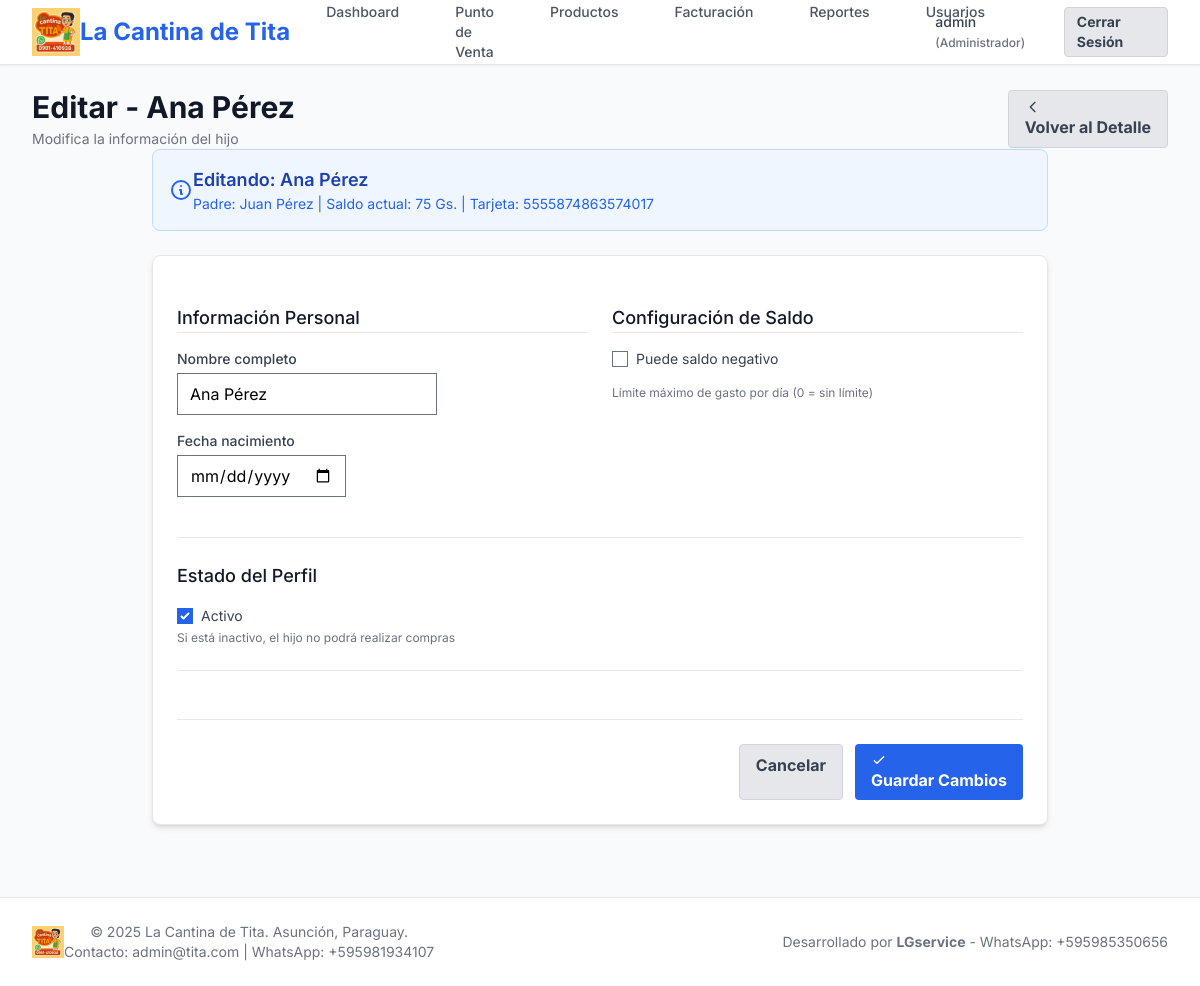
The app's page /hijos/4/editar/ (signed in) with its own data.
### usuarios/models.py (models this page shows, shortened)
class Usuario(AbstractUser):
    TIPO_USUARIO_CHOICES = [
        ('padre', 'Padre/Tutor'),
        ('cajero', 'Cajero'),
        ('administrador', 'Administrador'),
    ]
    tipo_usuario = models.CharField(
        max_length=15,
        choices=TIPO_USUARIO_CHOICES,
        default='padre'
    )
    telefono_regex = RegexValidator(
        regex=r'^\+?1?\d{9,15}$',
        message="El número de teléfono debe estar en formato: '+999999999'. Hasta 15 dígitos."
    )
    telefono = models.CharField(validators=[telefono_regex], max_length=17, blank=True)
    cedula = models.CharField(max_length=20, unique=True, null=True, blank=True)
    direccion = models.TextField(blank=True)
    activo = models.BooleanField(default=True)
    fecha_creacion = models.DateTimeField(auto_now_add=True)
    fecha_actualizacion = models.DateTimeField(auto_now=True)
    class Meta:
        verbose_name = "Usuario"
        verbose_name_plural = "Usuarios"

class PerfilHijo(models.Model):
    padre = models.ForeignKey(
        Usuario,
        on_delete=models.CASCADE,
        related_name='hijos',
        limit_choices_to={'tipo_usuario': 'padre'}
    )
    nombre_completo = models.CharField(max_length=150)
    grado = models.CharField(max_length=50, blank=True)
    seccion = models.CharField(max_length=10, blank=True)
    fecha_nacimiento = models.DateField(null=True, blank=True)
    numero_tarjeta = models.CharField(
        max_length=16,
        unique=True,
        null=True,
        blank=True,
        help_text="Número único de la tarjeta exclusiva de La Cantina de Tita"
    )
    codigo_tarjeta = models.CharField(
        max_length=8,
        null=True,
        blank=True,
        help_text="Código de seguridad de la tarjeta (para verificación en POS)"
    )
    tarjeta_activa = models.BooleanField(
        default=False,
        help_text="Indica si la tarjeta está activa para uso en puntos de venta"
    )
    fecha_asignacion_tarjeta = models.DateTimeField(
        null=True,
        blank=True,
        help_text="Fecha en que se asignó la tarjeta al hijo"
    )
    saldo_virtual = models.DecimalField(
        max_digits=10,
        decimal_places=2,
        default=0.00,
        help_text="Saldo disponible en la tarjeta exclusiva de la cantina"
    )
    puede_saldo_negativo = models.BooleanField(
        default=False,
        help_text="Permite que el hijo tenga saldo negativo con autorización"
    )
    limite_saldo_negativo = models.DecimalField(
        max_digits=8,
        decimal_places=2,
        default=0.00,
        help_text="Límite máximo de saldo negativo permitido"
    )
    activo = models.BooleanField(default=True)
    fecha_creacion = models.DateTimeField(auto_now_add=True)
    fecha_actualizacion = models.DateTimeField(auto_now=True)
    class Meta:
        verbose_name = "Perfil de Hijo"
        verbose_name_plural = "Perfiles de Hijos"
        ordering = ['nombre_completo']

### usuarios/views.py (the view)
# urls.py: path('hijos/<int:pk>/editar/', views.editar_hijo, name='editar_hijo'),
@login_required
def editar_hijo(request, pk):
    hijo = get_object_or_404(PerfilHijo, pk=pk)
    if request.user.tipo_usuario == 'padre' and hijo.padre != request.user:
        messages.error(request, 'No tienes permisos para editar este hijo.')
        return redirect('usuarios:lista_hijos')
    elif request.user.tipo_usuario not in ['padre', 'administrador']:
        messages.error(request, 'No tienes permisos para editar hijos.')
        return redirect('usuarios:dashboard')
    if request.method == 'POST':
        form = PerfilHijoForm(request.POST, instance=hijo, padre=hijo.padre)
        if form.is_valid():
            try:
                hijo = form.save()
                messages.success(request, f'Información de {hijo.nombre_completo} actualizada exitosamente.')
                return redirect('usuarios:detalle_hijo', pk=hijo.pk)
            except Exception as e:
                messages.error(request, f'Error al actualizar el hijo: {str(e)}')
        else:
            for field, errors in form.errors.items():
                for error in errors:
                    messages.error(request, f'{field}: {error}')
    else:
        form = PerfilHijoForm(instance=hijo, padre=hijo.padre)
    context = {
        'titulo': f'Editar - {hijo.nombre_completo}',
        'hijo': hijo,
        'form': form,
        'editando': True,
    }
    return render(request, 'usuarios/editar_hijo.html', context)

### templates/usuarios/editar_hijo.html (shortened to what this page needs)
{% extends 'base.html' %}
{% load static %}
{% block page_header %}
<div class="md:flex md:items-center md:justify-between">
    <div class="flex-1 min-w-0">
        <h2 class="text-2xl font-bold leading-7 text-gray-900 sm:text-3xl sm:truncate">
            {{ titulo }}
        </h2>
        <p class="mt-1 text-sm text-gray-500">
            Modifica la información del hijo
        </p>
    </div>
    <div class="mt-4 flex md:mt-0 md:ml-4 space-x-3">
        <a href="{% url 'usuarios:detalle_hijo' hijo.pk %}" class="btn-secondary">
            <svg class="w-4 h-4 mr-2" fill="none" stroke="currentColor" viewBox="0 0 24 24">
                <path stroke-linecap="round" stroke-linejoin="round" stroke-width="2" d="M15 19l-7-7 7-7"></path>
            </svg>
            Volver al Detalle
        </a>
    </div>
</div>
{% endblock %}
{% block content %}
<div class="max-w-4xl mx-auto">
    <div class="mb-6 bg-blue-50 border border-blue-200 rounded-lg p-4">
        <div class="flex items-center">
            <svg class="w-6 h-6 text-blue-600 mr-3" fill="none" stroke="currentColor" viewBox="0 0 24 24">
                <path stroke-linecap="round" stroke-linejoin="round" stroke-width="2" d="M13 16h-1v-4h-1m1-4h.01M21 12a9 9 0 11-18 0 9 9 0 0118 0z"></path>
            </svg>
            <div>
                <h3 class="text-lg font-semibold text-blue-800">Editando: {{ hijo.nombre_completo }}</h3>
                <p class="text-sm text-blue-600">
                    Padre: {{ hijo.padre.get_full_name }} |
                    Saldo actual: {{ hijo.saldo_virtual|floatformat:0 }} Gs. |
                    Tarjeta: {{ hijo.numero_tarjeta|default:"Sin asignar" }}
                </p>
            </div>
        </div>
    </div>
    <div class="card">
        <div class="p-6">
            <form method="post" class="space-y-6">
                <div class="grid grid-cols-1 md:grid-cols-2 gap-6">
                    <div class="space-y-4">
                        <h3 class="text-lg font-medium text-gray-900 border-b border-gray-200 pb-2">
                            Información Personal
                        </h3>
                        <div>
                            <label for="{{ form.nombre_completo.id_for_label }}" class="block text-sm font-medium text-gray-700 mb-1">
                                {{ form.nombre_completo.label }}
                            </label>
                            {{ form.nombre_completo }}
                        </div>
                        <div>
                            <label for="{{ form.fecha_nacimiento.id_for_label }}" class="block text-sm font-medium text-gray-700 mb-1">
                                {{ form.fecha_nacimiento.label }}
                            </label>
                            {{ form.fecha_nacimiento }}
                        </div>
                    </div>
                    <div class="space-y-4">
                        <h3 class="text-lg font-medium text-gray-900 border-b border-gray-200 pb-2">
                            Configuración de Saldo
                        </h3>
                        <div class="flex items-center">
                            {{ form.puede_saldo_negativo }}
                            <label for="{{ form.puede_saldo_negativo.id_for_label }}" class="ml-2 block text-sm text-gray-700">
                                {{ form.puede_saldo_negativo.label }}
                            </label>
                        </div>
                        <div>
                            <p class="mt-1 text-xs text-gray-500">
                                Límite máximo de gasto por día (0 = sin límite)
                            </p>
                        </div>
                    </div>
                </div>
                <div class="border-t border-gray-200 pt-6">
                    <h3 class="text-lg font-medium text-gray-900 mb-4">Estado del Perfil</h3>
                    <div class="flex items-center">
                        {{ form.activo }}
                        <label for="{{ form.activo.id_for_label }}" class="ml-2 block text-sm text-gray-700">
                            {{ form.activo.label }}
                        </label>
                    </div>
                    <p class="mt-1 text-xs text-gray-500">
                        Si está inactivo, el hijo no podrá realizar compras
                    </p>
                </div>
                <div class="border-t border-gray-200 pt-6">
                </div>
                <div class="border-t border-gray-200 pt-6 flex justify-end space-x-3">
                    <a href="{% url 'usuarios:detalle_hijo' hijo.pk %}" class="btn-secondary">
                        Cancelar
                    </a>
                    <button type="submit" class="btn-primary">
                        <svg class="w-4 h-4 mr-2" fill="none" stroke="currentColor" viewBox="0 0 24 24">
                            <path stroke-linecap="round" stroke-linejoin="round" stroke-width="2" d="M5 13l4 4L19 7"></path>
                        </svg>
                        Guardar Cambios
                    </button>
                </div>
            </form>
        </div>
    </div>
</div>
{% endblock %}

### templates/base.html (shortened to what this page needs)
<!DOCTYPE html>
<html lang="es">
<head>
    {% load static %}
    <link rel="stylesheet" href="{% static 'dist/output.css' %}">
</head>
<body class="bg-gray-50 font-sans">
    <nav class="bg-white shadow-sm border-b border-gray-200">
        <div class="max-w-7xl mx-auto px-4 sm:px-6 lg:px-8">
            <div class="flex justify-between h-16">
                <div class="flex items-center">
                    <div class="flex-shrink-0 flex items-center">
                        <img src="{% static 'images/logo-cantina-tita.png' %}" alt="La Cantina de Tita" class="h-12 w-auto mr-3">
                        <h1 class="text-2xl font-bold text-cantina-primary">La Cantina de Tita</h1>
                    </div>
                    <div class="hidden md:ml-6 md:flex md:space-x-8">
                        {% if user.is_authenticated %}
                            <a href="{% url 'usuarios:dashboard' %}" class="nav-link {% if request.resolver_match.url_name == 'dashboard' %}active{% endif %}">
                                Dashboard
                            </a>
                            {% if user.tipo_usuario == 'administrador' or user.tipo_usuario == 'cajero' %}
                                <a href="{% url 'ventas:pos_dashboard' %}" class="nav-link {% if 'ventas' in request.resolver_match.namespace %}active{% endif %}">
                                    Punto de Venta
                                </a>
                                <a href="{% url 'productos:lista_productos' %}" class="nav-link {% if 'productos' in request.resolver_match.namespace %}active{% endif %}">
                                    Productos
                                </a>
                            {% endif %}
                            {% if user.tipo_usuario == 'administrador' %}
                                <a href="{% url 'facturacion:lista_facturas' %}" class="nav-link {% if 'facturacion' in request.resolver_match.namespace %}active{% endif %}">
                                    Facturación
                                </a>
                                <a href="{% url 'reportes:lista_reportes' %}" class="nav-link {% if 'reportes' in request.resolver_match.namespace %}active{% endif %}">
                                    Reportes
                                </a>
                                <a href="{% url 'usuarios:lista_usuarios' %}" class="nav-link">
                                    Usuarios
                                </a>
                            {% endif %}
                        {% endif %}
                    </div>
                </div>
                <div class="flex items-center">
                    {% if user.is_authenticated %}
                        <div class="relative ml-3">
                            <div class="flex items-center space-x-4">
                                <span class="text-sm font-medium text-gray-700">
                                    {{ user.get_full_name|default:user.username }}
                                    <span class="text-xs text-gray-500">({{ user.get_tipo_usuario_display }})</span>
                                </span>
                                <a href="{% url 'usuarios:logout' %}" class="btn-secondary text-sm py-1 px-3">
                                    Cerrar Sesión
                                </a>
                            </div>
                        </div>
                    {% else %}
                        <a href="{% url 'login' %}" class="btn-primary">
                            Iniciar Sesión
                        </a>
                    {% endif %}
                </div>
            </div>
        </div>
    </nav>
    <main class="max-w-7xl mx-auto py-6 px-4 sm:px-6 lg:px-8">
        {% block page_header %}{% endblock %}
        {% block content %}{% endblock %}
    </main>
    <footer class="bg-white border-t border-gray-200 mt-12">
        <div class="max-w-7xl mx-auto py-6 px-4 sm:px-6 lg:px-8">
            <div class="md:flex md:items-center md:justify-between">
                <div class="flex justify-center md:order-2">
                    <p class="text-sm text-gray-500">
                        Desarrollado por <strong>LGservice</strong> - WhatsApp: +595985350656
                    </p>
                </div>
                <div class="mt-8 md:mt-0 md:order-1 flex items-center justify-center">
                    <img src="{% static 'images/logo-cantina-tita.png' %}" alt="La Cantina de Tita" class="h-8 w-auto mr-3">
                    <div class="text-center text-sm text-gray-500">
                        &copy; 2025 La Cantina de Tita. Asunción, Paraguay.
                        <br>
                        Contacto: admin@tita.com | WhatsApp: +595981934107
                    </div>
                </div>
            </div>
        </div>
    </footer>
</body>
</html>

### records on screen
Usuario: get_full_name "admin", tipo_usuario "Administrador"
PerfilHijo: nombre_completo "Ana Pérez", padre.get_full_name "Juan Pérez", saldo_virtual "75", numero_tarjeta "5555874863574017", activo "☑"

### other values on screen
{{ titulo }} "Editar - Ana Pérez"
